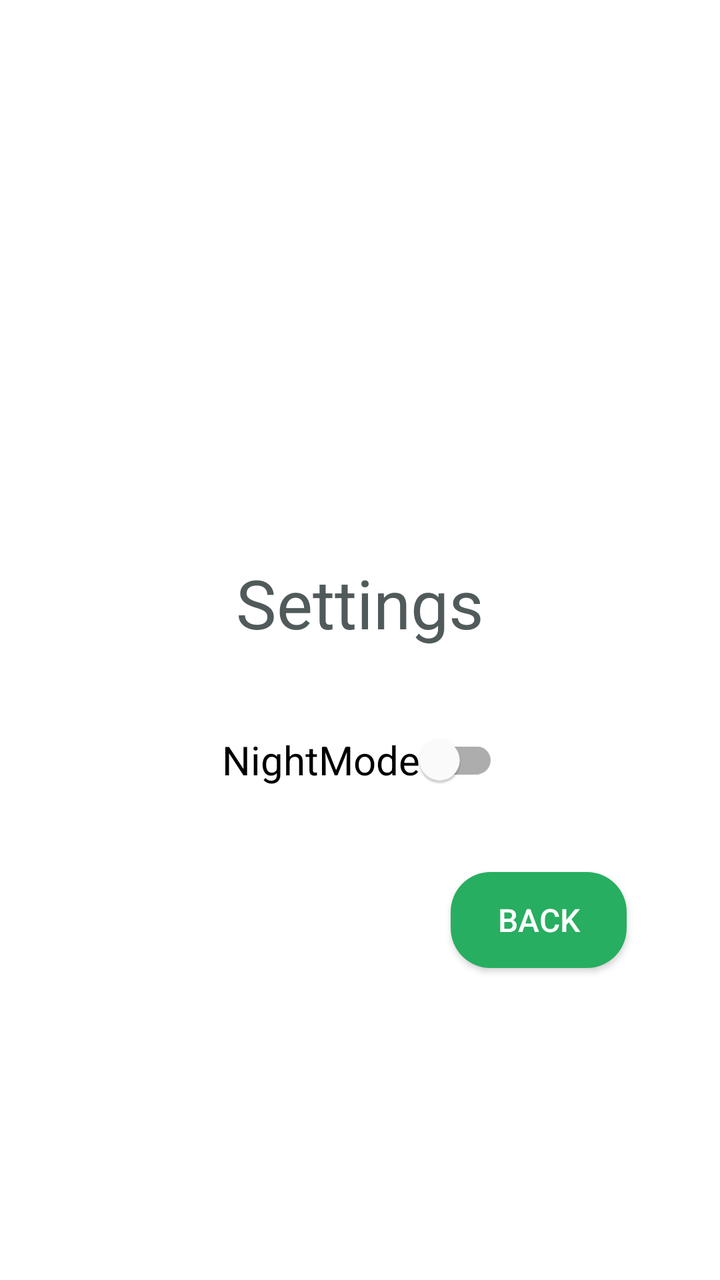
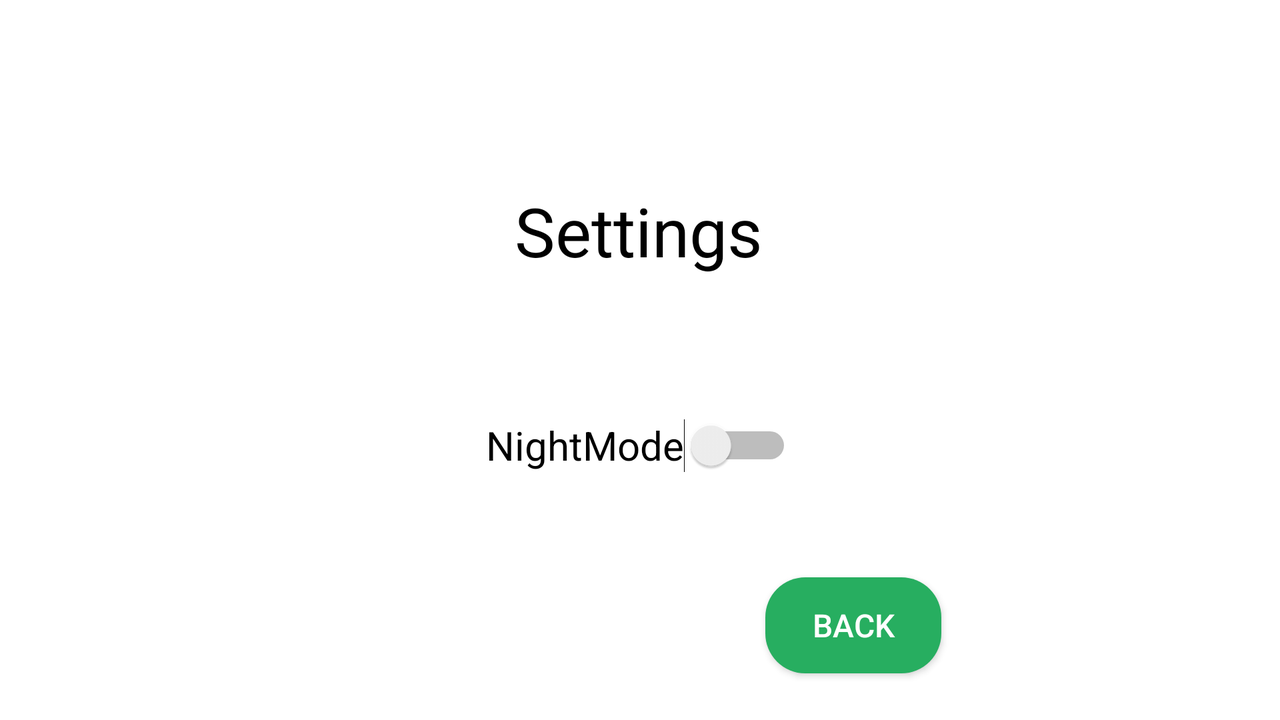

First picture: res/layout/ on a phone held upright. Second picture: the repository's own variant of that layout, on a device whose configuration matches the variant's folder. Source for both follows.
<!-- AndroidManifest.xml: application theme Theme.CalculatorApp -->
<!-- res/layout/activity_settings.xml -->
<?xml version="1.0" encoding="utf-8"?>
<androidx.constraintlayout.widget.ConstraintLayout xmlns:android="http://schemas.android.com/apk/res/android"
    xmlns:app="http://schemas.android.com/apk/res-auto"
    xmlns:tools="http://schemas.android.com/tools"
    android:layout_width="match_parent"
    android:layout_height="match_parent"
    tools:context=".SettingsActivity">

    <com.google.android.material.switchmaterial.SwitchMaterial
        android:id="@+id/switchNightMode"
        android:layout_width="wrap_content"
        android:layout_height="wrap_content"
        android:layout_marginBottom="16dp"
        android:height="48dp"
        android:text="@string/nightMode"
        android:textSize="20sp"
        app:layout_constraintBottom_toTopOf="@+id/guideline20"
        app:layout_constraintEnd_toEndOf="parent"
        app:layout_constraintStart_toStartOf="parent"
        app:layout_constraintTop_toTopOf="parent"
        app:layout_constraintVertical_bias="1.0" />

    <TextView
        android:id="@+id/textViewSettings"
        android:layout_width="wrap_content"
        android:layout_height="wrap_content"
        android:layout_marginBottom="32dp"
        android:text="@string/settings"
        android:textColor="@color/dark_gray"
        android:textSize="34sp"
        app:layout_constraintBottom_toTopOf="@+id/switchNightMode"
        app:layout_constraintEnd_toEndOf="parent"
        app:layout_constraintStart_toStartOf="parent" />

    <androidx.appcompat.widget.AppCompatButton
        android:id="@+id/buttonGoBack"
        style="@style/specialButtonsLandscape"
        android:layout_width="wrap_content"
        android:layout_height="wrap_content"
        android:layout_marginTop="16dp"
        android:onClick="goBackOnClick"
        android:text="@string/goBack"
        app:layout_constraintBottom_toBottomOf="parent"
        app:layout_constraintEnd_toEndOf="parent"
        app:layout_constraintHorizontal_bias="0.829"
        app:layout_constraintStart_toStartOf="parent"
        app:layout_constraintTop_toTopOf="@+id/guideline20"
        app:layout_constraintVertical_bias="0.0" />

    <androidx.constraintlayout.widget.Guideline
        android:id="@+id/guideline20"
        android:layout_width="wrap_content"
        android:layout_height="wrap_content"
        android:orientation="horizontal"
        app:layout_constraintGuide_begin="420dp" />
</androidx.constraintlayout.widget.ConstraintLayout>
<!-- resources referenced by this layout -->
<resources>
  <color name="dark_gray">#515A5A</color>
  <string name="goBack">Back</string>
  <string name="nightMode">NightMode</string>
  <string name="settings">Settings</string>
  <style name="specialButtonsLandscape">
          <item name="android:textColor">@color/white</item>
          <item name="android:background">@drawable/calc_custom_buttons_portrait_special_landscape_day</item>
          <item name="android:textSize">16sp</item>
          <item name="android:layout_height">48dp</item>
          <item name="android:layout_width">66dp</item>
      </style>
  <style name="Theme.CalculatorApp" parent="Theme.MaterialComponents.DayNight.DarkActionBar">
          
          <item name="colorPrimary">@color/lighter_gray</item>
          <item name="colorPrimaryVariant">@color/darker_gray</item>
          <item name="colorOnPrimary">@color/green</item>
          
          <item name="colorSecondary">@color/teal_200</item>
          <item name="colorSecondaryVariant">@color/teal_700</item>
          <item name="colorOnSecondary">@color/black</item>
          
          <item name="android:statusBarColor">?attr/colorPrimaryVariant</item>
          
      </style>
  <color name="white">#FFFFFFFF</color>
  <!-- drawable calc_custom_buttons_portrait_special_landscape_day (drawable) -->
  <?xml version="1.0" encoding="utf-8"?>
  <selector xmlns:android="http://schemas.android.com/apk/res/android">
      <item android:state_pressed="true">
          <shape android:shape="rectangle">
              <solid android:color="@color/darker_green" />
              <corners android:radius="20dp" />
          </shape>
      </item>
      <item android:state_pressed="false">
          <shape android:shape="rectangle">
              <solid android:color="@color/green" />
              <corners android:radius="20dp" />
          </shape>
      </item>
  </selector>
  <color name="lighter_gray">#D5D8DC</color>
  <color name="darker_gray">#B2BABB</color>
  <color name="green">#27AE60</color>
  <color name="teal_200">#FF03DAC5</color>
  <color name="teal_700">#FF018786</color>
  <color name="black">#FF000000</color>
  <color name="darker_green">#229954</color>
</resources>
<!-- res/layout-land/activity_settings.xml (the repository's variant of the layout above) -->
<!-- drawn on the phone turned sideways -->
<?xml version="1.0" encoding="utf-8"?>
<androidx.constraintlayout.widget.ConstraintLayout xmlns:android="http://schemas.android.com/apk/res/android"
    xmlns:app="http://schemas.android.com/apk/res-auto"
    xmlns:tools="http://schemas.android.com/tools"
    android:layout_width="match_parent"
    android:layout_height="match_parent"
    tools:context=".SettingsActivity">

    <Switch
        android:id="@+id/switchNightMode"
        android:layout_width="wrap_content"
        android:layout_height="wrap_content"
        android:layout_marginTop="180dp"
        android:height="48dp"
        android:text="@string/nightMode"
        android:textSize="20sp"
        app:layout_constraintBottom_toTopOf="@+id/guideline21"
        app:layout_constraintEnd_toEndOf="parent"
        app:layout_constraintHorizontal_bias="0.499"
        app:layout_constraintStart_toStartOf="parent"
        app:layout_constraintTop_toTopOf="parent" />

    <TextView
        android:id="@+id/textViewSettings"
        android:layout_width="wrap_content"
        android:layout_height="wrap_content"
        android:layout_marginTop="32dp"
        android:text="@string/settings"
        android:textColor="@color/black"
        android:textSize="34sp"
        app:layout_constraintBottom_toTopOf="@+id/switchNightMode"
        app:layout_constraintEnd_toEndOf="parent"
        app:layout_constraintHorizontal_bias="0.499"
        app:layout_constraintStart_toStartOf="parent"
        app:layout_constraintTop_toTopOf="parent" />

    <androidx.appcompat.widget.AppCompatButton
        android:id="@+id/button"
        style="@style/specialButtonsLandscape"
        android:layout_width="wrap_content"
        android:layout_height="wrap_content"
        android:text="@string/goBack"
        app:layout_constraintBottom_toBottomOf="parent"
        app:layout_constraintEnd_toEndOf="parent"
        app:layout_constraintHorizontal_bias="0.693"
        app:layout_constraintStart_toStartOf="parent"
        app:layout_constraintTop_toTopOf="@+id/guideline21" />

    <androidx.constraintlayout.widget.Guideline
        android:id="@+id/guideline21"
        android:layout_width="wrap_content"
        android:layout_height="wrap_content"
        android:orientation="horizontal"
        app:layout_constraintGuide_begin="265dp" />
</androidx.constraintlayout.widget.ConstraintLayout>
<!-- resources referenced by the variant -->
<!-- as the phone turned sideways resolves them -->
<resources>
  <color name="black">#FF000000</color>
  <string name="goBack">Back</string>
  <string name="nightMode">NightMode</string>
  <string name="settings">Settings</string>
  <style name="specialButtonsLandscape">
          <item name="android:textColor">@color/white</item>
          <item name="android:background">@drawable/calc_custom_buttons_portrait_special_landscape_day</item>
          <item name="android:textSize">16sp</item>
          <item name="android:layout_height">48dp</item>
          <item name="android:layout_width">66dp</item>
      </style>
  <style name="Theme.CalculatorApp" parent="Theme.MaterialComponents.DayNight.DarkActionBar">
          
          <item name="colorPrimary">@color/lighter_gray</item>
          <item name="colorPrimaryVariant">@color/darker_gray</item>
          <item name="colorOnPrimary">@color/green</item>
          
          <item name="colorSecondary">@color/teal_200</item>
          <item name="colorSecondaryVariant">@color/teal_700</item>
          <item name="colorOnSecondary">@color/black</item>
          
          <item name="android:statusBarColor">?attr/colorPrimaryVariant</item>
          
      </style>
  <color name="white">#FFFFFFFF</color>
  <!-- drawable calc_custom_buttons_portrait_special_landscape_day (drawable) -->
  <?xml version="1.0" encoding="utf-8"?>
  <selector xmlns:android="http://schemas.android.com/apk/res/android">
      <item android:state_pressed="true">
          <shape android:shape="rectangle">
              <solid android:color="@color/darker_green" />
              <corners android:radius="20dp" />
          </shape>
      </item>
      <item android:state_pressed="false">
          <shape android:shape="rectangle">
              <solid android:color="@color/green" />
              <corners android:radius="20dp" />
          </shape>
      </item>
  </selector>
  <color name="lighter_gray">#D5D8DC</color>
  <color name="darker_gray">#B2BABB</color>
  <color name="green">#27AE60</color>
  <color name="teal_200">#FF03DAC5</color>
  <color name="teal_700">#FF018786</color>
  <color name="darker_green">#229954</color>
</resources>
